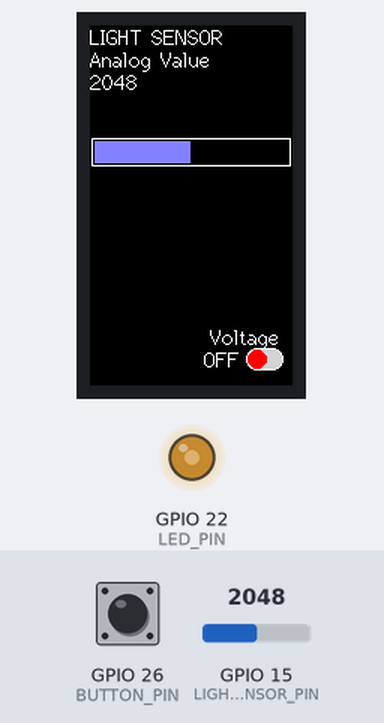
A sketch run on a simulated ESP32. On the bench: 135×240 colour display, output pins drawn as LEDs (lit = HIGH). Inputs (shaded band) come from the test bench; at power-on: GPIO 15 (LIGHT_SENSOR_PIN) = 2048, GPIO 26 (BUTTON_PIN) HIGH. What the sketch prints to the serial monitor is not drawn.

Above: at 1.3 s.
1.4 s: GPIO 15 (LIGHT_SENSOR_PIN) set to 1228
At 2.4 s:
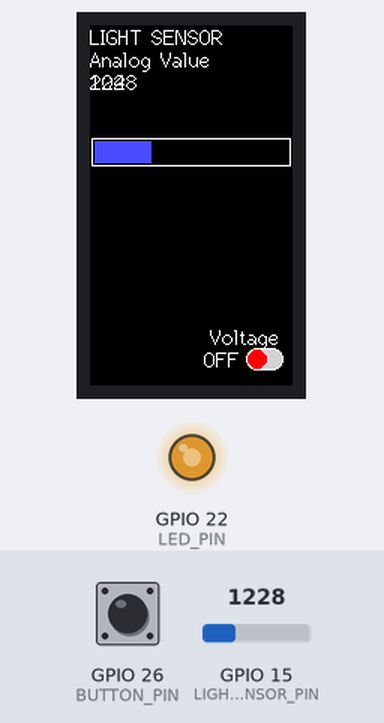
2.9 s: GPIO 26 (BUTTON_PIN) pulled LOW for 0.15 s
At 3.9 s:
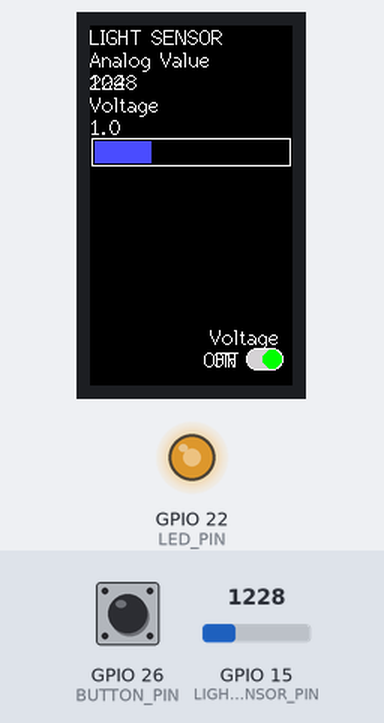
4.5 s: GPIO 15 (LIGHT_SENSOR_PIN) set to 491
At 5.7 s:
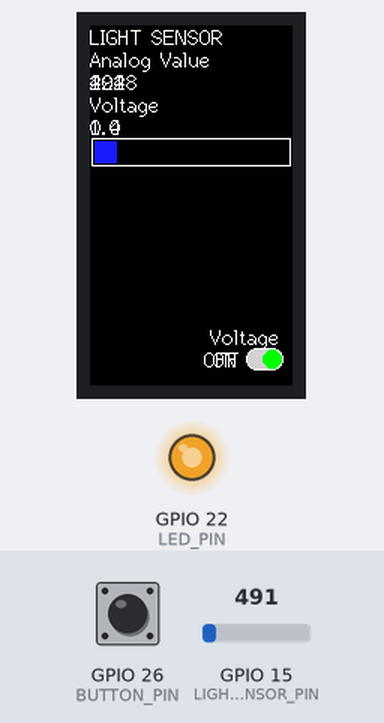
6.0 s: GPIO 15 (LIGHT_SENSOR_PIN) set to 1279
At 6.7 s:
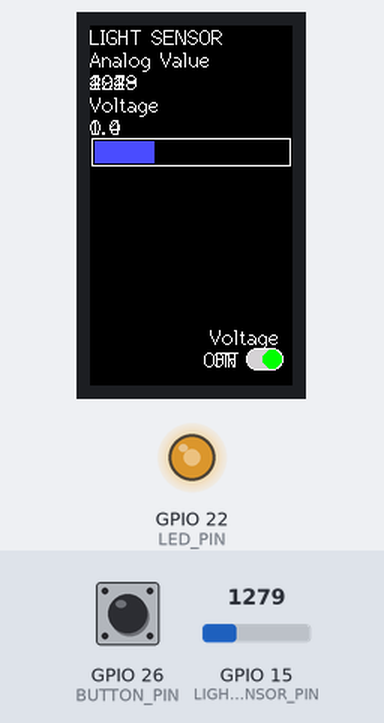
7.5 s: GPIO 15 (LIGHT_SENSOR_PIN) set to 1280
At 8.3 s:
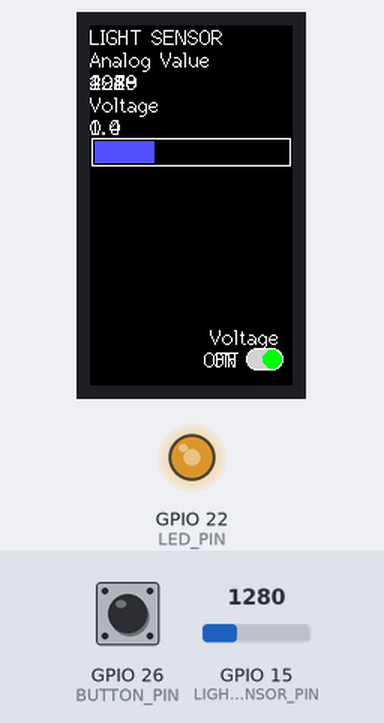
9.0 s: GPIO 15 (LIGHT_SENSOR_PIN) set to 3603
At 10.1 s:
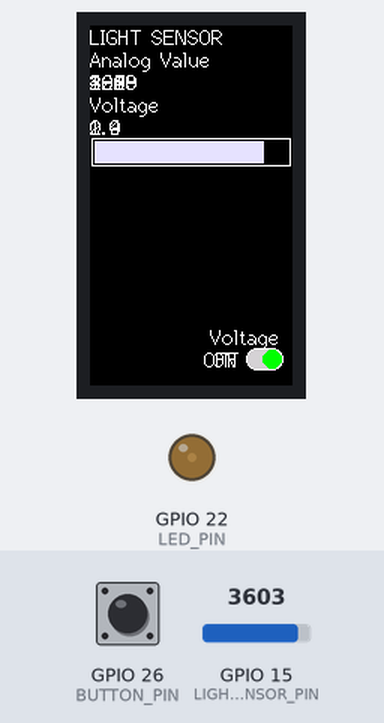
Timing chart, 0 to 11.5 s (numbered marks = the images above; inputs shaded):
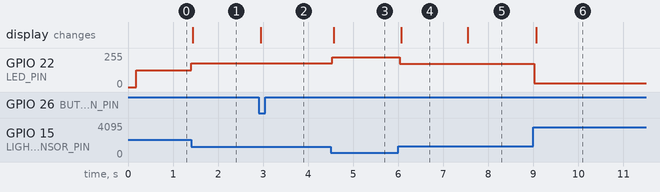

Measured:
- after the input at 1.4 s, GPIO 22 (LED_PIN): 127/255 → 178/255 at once; the display: changes at once (image 1)
- after the input at 2.9 s, the display: changes after 0.05 s (image 2)
- after the input at 4.5 s, GPIO 22 (LED_PIN): 178/255 → 224/255 at once; the display: changes after 0.07 s (image 3)
- after the input at 6.0 s, GPIO 22 (LED_PIN): 224/255 → 175/255 at once; the display: changes after 0.06 s (image 4)
- after the input at 7.5 s, GPIO 22 (LED_PIN): 175/255 → 174/255 at once; the display: changes at once (image 5)
- after the input at 9.0 s, GPIO 22 (LED_PIN): 174/255 → 30/255 at once; the display: changes after 0.06 s (image 6)

The sketch:

ledBrightness.ino
```cpp
/*
Hardware that I used:
TTGO T-Display that has a built in TFT display
Photo Transister through a 10K Ω Resistor
Red LED through a 220Ω Resistor
Tactile Button switch (6mm)
22 awg wire
*/

#include <TFT_eSPI.h>
TFT_eSPI tft = TFT_eSPI();

#define LIGHT_SENSOR_PIN 15

#define BUTTON_PIN 26
int button_state;       // the current state of button
int last_button_state;  // the previous state of button
bool showVolts = false;

#define LED_PIN 22
const int channel = 0;
const int frequency = 1000;
const int resolution = 8;

int r = 0;
int g = 0;
int b = 255;

// DRAW A TOGGLE SWITCH
// NEEDS AN X AND A Y AND THE STATE
void toggleSwitch(int x=0, int y=0, bool b=false){
  tft.fillRoundRect(x, y, 25, 15, 7, TFT_LIGHTGREY);
  tft.drawRoundRect(x, y, 25, 15, 7, TFT_WHITE);
  tft.drawString("   ", x-28, y, 2);
  if(b == false){
    tft.fillCircle(x+7, y+7, 6, TFT_RED);
    tft.drawString("OFF", x-28, y, 2);
  }else{
    tft.fillCircle(x+17, y+7, 6, TFT_GREEN);
    tft.drawString(" ON", x-28, y, 2);
  } // END IF ELSE
} // END toggleSwitch()

void setup() {
  Serial.begin(9600);
  // SET PINMODES
  pinMode(BUTTON_PIN, INPUT_PULLUP);
  button_state = digitalRead(BUTTON_PIN);

  ledcSetup(channel,frequency,resolution);
  ledcAttachPin(LED_PIN,channel);

  // SETUP THE DISPLAY
  tft.init();
  tft.fillScreen(TFT_BLACK);

  // DRAW THE FIRST DISPLAY STUFF
  tft.drawString("LIGHT SENSOR", 0, 0, 2);
  tft.drawString("Analog Value", 0, 15, 2);
  tft.drawString("Voltage", 80, 200, 2);
  toggleSwitch(104, 215, showVolts);
}

void loop() {
  // GET THE BUTTON STATE
  last_button_state = button_state;
  button_state = digitalRead(BUTTON_PIN);

  // IF IT CHANGED THEN DO SOMETHING
  if (last_button_state == HIGH && button_state == LOW) {
    Serial.println("The button is pressed");
    showVolts = !showVolts;
    toggleSwitch(104, 215, showVolts);
  } // END IF

  // READ THE PHOTO TRANSISTOR AND SET ALL THE VARIABLES BASED ON THE READING
  int analogValue = analogRead(LIGHT_SENSOR_PIN);    // reads the input on analog pin (value between 0 and 4095)
  float lightVoltage = (3.3/4095.0) * analogValue;
  int brightness = (analogValue / -16) + 255;
  ledcWrite(channel, brightness);

  // BLANK OUT AND REWRITE THE ANALOG VALUE
  tft.drawString("      ", 0, 30, 2);
  tft.drawNumber(analogValue, 0, 30, 2);

  // BLANK OUT AND REWRITE THE VOLTS IF showVolts IS TRUE
  if(showVolts == true){
    tft.drawString("Voltage", 0, 45, 2);
    tft.drawString("       ", 0, 60, 2);
    tft.drawFloat(lightVoltage, 1, 0, 60, 2);
  }else{
    tft.drawString("         ", 0, 45, 2);
    tft.drawString("       ", 0, 60, 2);
  } // END IF ELSE

  // DRAW METER BOX, BLANK OUT THE BAR, SET THE COLOR AND REDRAW IT
  tft.drawRect(1, 75, 133, 19, TFT_WHITE);
  tft.fillRect(3, 77, 129, 15, TFT_BLACK);
  r = analogValue / 16;
  g = analogValue / 16;
  tft.fillRect(3, 77, analogValue / 31.7 , 15, tft.color565(r,g,b));  // 129 max

  delay(30);
}
```
